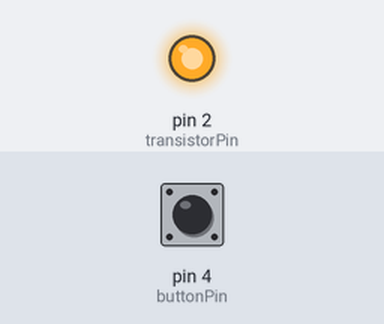
Recording of a sketch running on a simulated Arduino Uno, built with avr-gcc and run on an emulated ATmega328P. Shown: output pins drawn as LEDs (lit = HIGH). Dashed ring = blinking. The inputs (shaded band) are chosen by the test bench; at power-on: pin 4 (buttonPin) LOW.

Above: at 1.4 s.
1.5 s: pin 4 (buttonPin) pulled HIGH for 1 s
At 1.65 s:
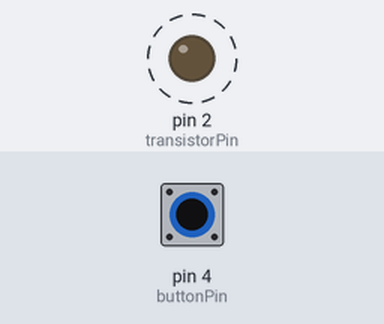
4.0 s: pin 4 (buttonPin) pulled HIGH for 0.35 s
At 4.9 s:
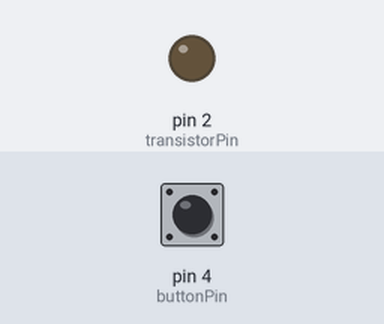
5.8 s: pin 4 (buttonPin) pulled HIGH for 3.2 s
At 6.15 s:
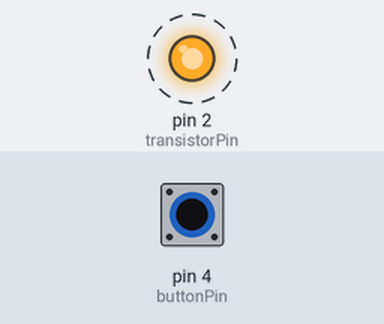
Timing chart, 0 to 10.2 s (numbered marks = the images above; inputs shaded):
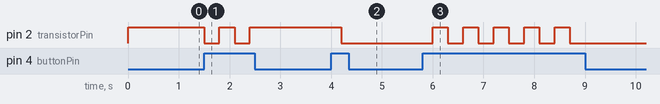

Measured:
- after the input at 1.5 s, pin 2 (transistorPin): alternates HIGH for 0.30 s and LOW for 0.30 s, 4 changes in all, then stays HIGH, starting at once
- after the input at 4.0 s, pin 2 (transistorPin): HIGH → LOW after 0.20 s
- after the input at 5.8 s, pin 2 (transistorPin): alternates HIGH for 0.30 s and LOW for 0.30 s, 10 changes in all, then stays LOW, starting after 0.20 s

The sketch:

switching_using_transistor_button.ino
```cpp
// Every time pushing button, the LED status changes
// const variables
const int buttonPin = 4;
const int transistorPin = 2;

int currentButtonState = LOW;
int lastButtonState = LOW;
int ledState = HIGH;

void setup() {
  // put your setup code here, to run once:
  Serial.begin(9600);
  pinMode(buttonPin, INPUT);
  pinMode(transistorPin, OUTPUT);

}

void loop() {
  // put your main code here, to run repeatedly:
  int readingButton = digitalRead(buttonPin);

  if ( readingButton == HIGH) {
    ledState = !ledState;
  }
  digitalWrite(transistorPin, ledState);
  delay(300);

}
```
